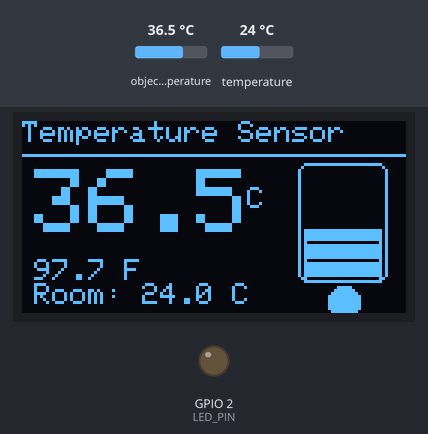
A sketch run on a simulated ESP32. Parts: 128×64 one-colour display, output pins drawn as LEDs (lit = HIGH). Inputs (shaded band) come from the test bench; at power-on: object temperature 36.5 °C, temperature 24 °C.

Above: at 1.2 s.
1.3 s: object temperature set to 20 °C
At 1.82 s:
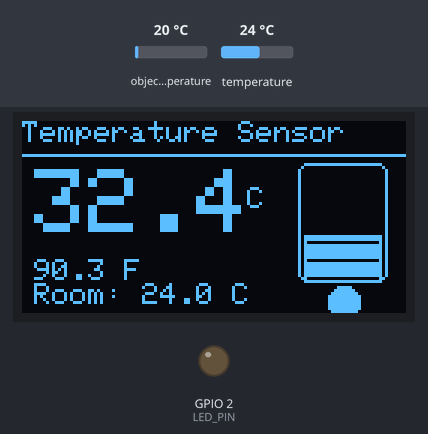
4.3 s: temperature set to 12 °C
At 4.62 s:
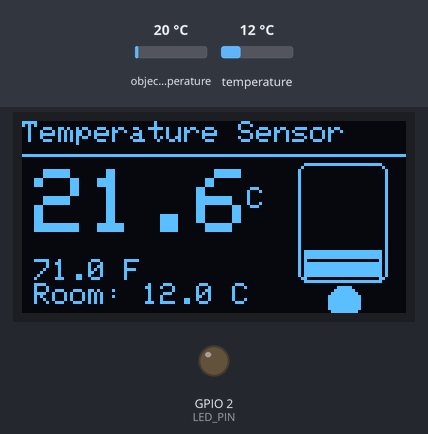
6.3 s: object temperature set to 26 °C
At 6.62 s:
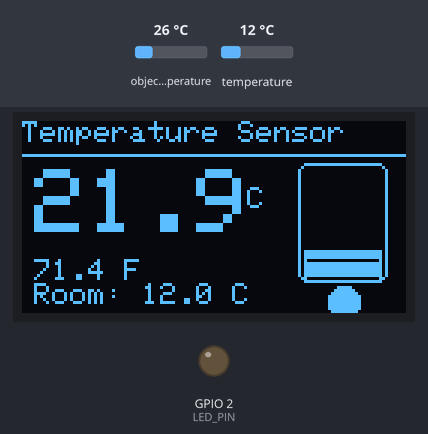
8.3 s: temperature set to 19 °C
At 8.62 s:
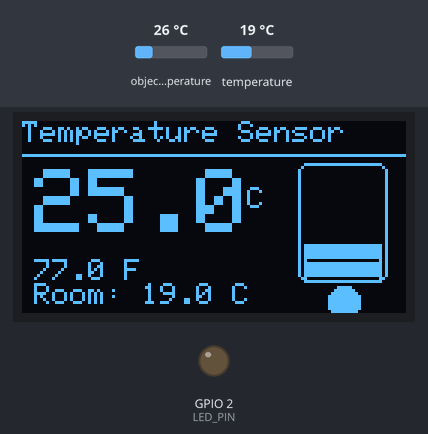
Timing chart, 0 to 11.3 s (numbered marks = the images above; inputs shaded):
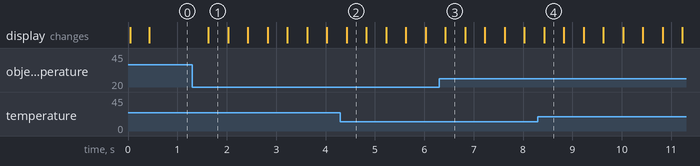

Measured:
- after the input at 1.3 s, the display: changes after 0.33 s (image 1)
- what the display in image 1 shows lasts 0.4 s, from 1.6 s to 2.0 s

The sketch:

tempreture.ino
```cpp
// ESP32 + MLX90614 + SSD1306
// Clean UI + LED alert (GPIO2) turns ON when temp >= 60°C
// Libraries required:
//   Adafruit_MLX90614
//   Adafruit_SSD1306
//   Adafruit_GFX

#include <Wire.h>
#include <Adafruit_MLX90614.h>
#include <Adafruit_GFX.h>
#include <Adafruit_SSD1306.h>

// I2C pins for ESP32
#define SDA_PIN 21
#define SCL_PIN 22

// OLED config
#define SCREEN_W 128
#define SCREEN_H 64
#define OLED_RESET -1

Adafruit_SSD1306 display(SCREEN_W, SCREEN_H, &Wire, OLED_RESET);
Adafruit_MLX90614 mlx = Adafruit_MLX90614();

// Timing & smoothing
const unsigned long REFRESH_MS = 400;
const float EMA_ALPHA = 0.25f;

// LED alert settings
const int LED_PIN = 2;                 // onboard LED (common on many ESP32 dev boards)
const float VERY_HOT_THRESHOLD_C = 60.0f; // LED turns ON at or above this temp

// Thermometer bar geometry (right side)
const int BAR_X = 92;
const int BAR_Y = 14;
const int BAR_W = 30;
const int BAR_H = 40;
const float BAR_MIN_T = 0.0f;   // bar lower scale
const float BAR_MAX_T = 80.0f;  // bar upper scale

// Globals
unsigned long lastUpdate = 0;
float smoothC = NAN;

// Helpers
float clampf(float v, float lo, float hi) {
  if (v < lo) return lo;
  if (v > hi) return hi;
  return v;
}
float cToF(float c) { return isnan(c) ? NAN : (c * 9.0f / 5.0f + 32.0f); }

// Draw right-side thermometer bar (no overlap)
void drawBar(float tempC) {
  display.drawRoundRect(BAR_X, BAR_Y, BAR_W, BAR_H, 3, SSD1306_WHITE);
  // bulb
  int bulbX = BAR_X + BAR_W / 2;
  int bulbY = BAR_Y + BAR_H + 6;
  display.fillCircle(bulbX, bulbY, 5, SSD1306_WHITE);

  // map temperature to fill
  float frac = (tempC - BAR_MIN_T) / (BAR_MAX_T - BAR_MIN_T);
  frac = clampf(frac, 0.0f, 1.0f);
  int fillH = (int)(frac * BAR_H + 0.5f);
  int fillTop = BAR_Y + (BAR_H - fillH);

  if (fillH > 0) display.fillRect(BAR_X + 2, fillTop, BAR_W - 4, fillH, SSD1306_WHITE);

  // subtle stripes for segment look
  for (int y = BAR_Y; y < BAR_Y + BAR_H; y += 6) {
    display.drawFastHLine(BAR_X + 3, y + 2, BAR_W - 6, SSD1306_BLACK);
  }
}

// Render the full screen
void renderUI(float C, float F, float roomC) {
  display.clearDisplay();

  // header
  display.setTextSize(1);
  display.setCursor(0, 0);
  display.print("Temperature Sensor");
  display.drawFastHLine(0, 11, SCREEN_W, SSD1306_WHITE);

  // big Celsius value (left)
  display.setTextSize(3);
  display.setCursor(4, 16);
  if (!isnan(C)) display.printf("%.1f", C);
  else display.print("--.-");

  // small "C" label (fixed position to avoid overlap)
  display.setTextSize(1);
  display.setCursor(75, 22);
  display.print("C");

  // Fahrenheit (small, below big number)
  display.setTextSize(1);
  display.setCursor(4, 46);
  if (!isnan(F)) display.printf("%.1f F", F);
  else display.print("--.- F");

  // draw right-side bar
  drawBar(C);

  // room (ambient) temp bottom-left
  display.setCursor(4, SCREEN_H - 10);
  if (!isnan(roomC)) display.printf("Room: %.1f C", roomC);
  else display.print("Room: --.- C");

  display.display();
}

void setup() {
  // LED pin: ensure defined output and start LOW
  pinMode(LED_PIN, OUTPUT);
  digitalWrite(LED_PIN, LOW);

  Serial.begin(115200);
  delay(50);

  Wire.begin(SDA_PIN, SCL_PIN);

  // init OLED
  if (!display.begin(SSD1306_SWITCHCAPVCC, 0x3C)) {
    Serial.println("SSD1306 allocation failed");
    while (1) delay(10);
  }
  display.clearDisplay();
  display.setTextColor(SSD1306_WHITE);

  // init MLX90614
  if (!mlx.begin()) {
    Serial.println("MLX90614 not found. Check wiring!");
    display.clearDisplay();
    display.setTextSize(1);
    display.setCursor(0, 0);
    display.println("MLX90614 not found!");
    display.display();
    while (1) delay(500);
  }

  // seed smoothing with initial reading if available
  float first = mlx.readObjectTempC();
  if (!(first < -100.0)) smoothC = first;
}

void loop() {
  unsigned long now = millis();
  if (now - lastUpdate < REFRESH_MS) return;
  lastUpdate = now;

  float rawC = mlx.readObjectTempC();
  float roomC = mlx.readAmbientTempC();

  if (rawC < -100.0) rawC = NAN;
  if (roomC < -100.0) roomC = NAN;

  // EMA smoothing
  if (!isnan(rawC)) {
    if (isnan(smoothC)) smoothC = rawC;
    else smoothC = EMA_ALPHA * rawC + (1.0f - EMA_ALPHA) * smoothC;
  }

  float fVal = cToF(smoothC);

  // LED logic: ON when temp >= VERY_HOT_THRESHOLD_C
  if (!isnan(smoothC) && smoothC >= VERY_HOT_THRESHOLD_C) digitalWrite(LED_PIN, HIGH);
  else digitalWrite(LED_PIN, LOW);

  // render display
  renderUI(smoothC, fVal, roomC);
}
```
